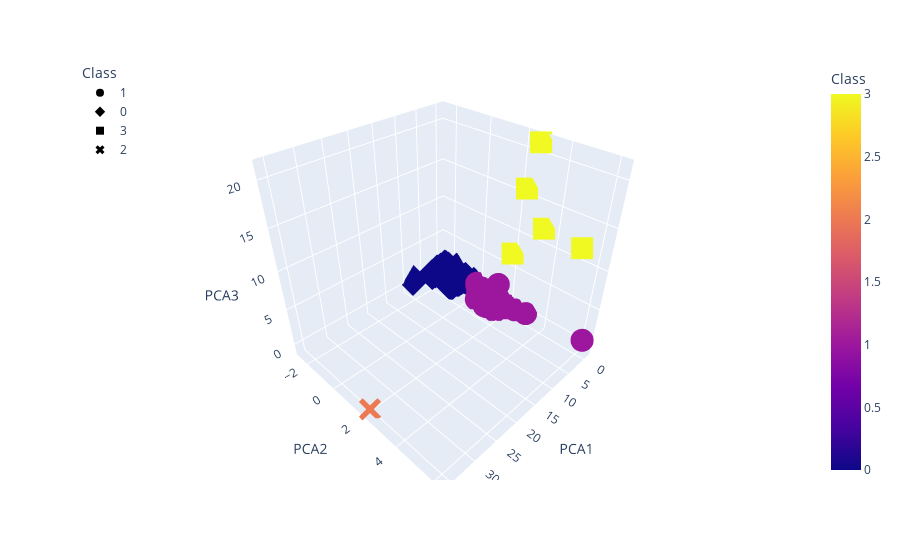

Here is the notebook cell this chart was saved with:
### Markdown cell above
### Visualizing Results

#### 3D-Scatter with Clusters

### Code cell
# Create a 3D-Scatter with the PCA data and the clusters
fig = px.scatter_3d(
    pcs_df,
    x="PCA1",
    y="PCA2",
    z="PCA3",
    color="Class",
    symbol="Class",
    width=800,
)
fig.update_layout(legend=dict(x=0, y=1))
fig.show()

### Figure 1 — Plotly figure (JSON) as saved in the notebook; plotly's stock layout.template omitted (floating-point values rounded to 4 significant figures; data arrays with more than 128 entries replaced by an {"elided": "..."} marker saying what was removed)
{"data": [{"hovertemplate": "Class=%{marker.color}<br>PCA1=%{x}<br>PCA2=%{y}<br>PCA3=%{z}<extra></extra>", "legendgroup": "1", "marker": {"color": {"elided": "313 int values"}, "coloraxis": "coloraxis", "symbol": "circle"}, "mode": "markers", "name": "1", "scene": "scene", "showlegend": true, "type": "scatter3d", "x": {"elided": "313 float values"}, "y": {"elided": "313 float values"}, "z": {"elided": "313 float values"}}, {"hovertemplate": "Class=%{marker.color}<br>PCA1=%{x}<br>PCA2=%{y}<br>PCA3=%{z}<extra></extra>", "legendgroup": "0", "marker": {"color": {"elided": "259 int values"}, "coloraxis": "coloraxis", "symbol": "diamond"}, "mode": "markers", "name": "0", "scene": "scene", "showlegend": true, "type": "scatter3d", "x": {"elided": "259 float values"}, "y": {"elided": "259 float values"}, "z": {"elided": "259 float values"}}, {"hovertemplate": "Class=%{marker.color}<br>PCA1=%{x}<br>PCA2=%{y}<br>PCA3=%{z}<extra></extra>", "legendgroup": "3", "marker": {"color": [3, 3, 3, 3, 3], "coloraxis": "coloraxis", "symbol": "square"}, "mode": "markers", "name": "3", "scene": "scene", "showlegend": true, "type": "scatter3d", "x": [0.1373, -0.4668, -0.4297, -0.5418, -0.5011], "y": [5.393, 2.811, 1.974, 3.438, 2.378], "z": [12.14, 21.25, 7.316, 12.16, 15.92]}, {"hovertemplate": "Class=%{marker.color}<br>PCA1=%{x}<br>PCA2=%{y}<br>PCA3=%{z}<extra></extra>", "legendgroup": "2", "marker": {"color": [2], "coloraxis": "coloraxis", "symbol": "x"}, "mode": "markers", "name": "2", "scene": "scene", "showlegend": true, "type": "scatter3d", "x": [35.58], "y": [2.102], "z": [-0.8795]}], "layout": {"autosize": true, "coloraxis": {"colorbar": {"title": {"text": "Class"}}, "colorscale": [[0, "#0d0887"], [0.1111, "#46039f"], [0.2222, "#7201a8"], [0.3333, "#9c179e"], [0.4444, "#bd3786"], [0.5556, "#d8576b"], [0.6667, "#ed7953"], [0.7778, "#fb9f3a"], [0.8889, "#fdca26"], [1, "#f0f921"]]}, "legend": {"title": {"text": "Class"}, "tracegroupgap": 0, "x": 0, "y": 1}, "margin": {"t": 60}, "scene": {"aspectmode": "auto", "aspectratio": {"x": 1, "y": 1, "z": 1}, "camera": {"center": {"x": 0, "y": 0, "z": 0}, "eye": {"x": 1.25, "y": 1.25, "z": 1.25}, "projection": {"type": "perspective"}, "up": {"x": 0, "y": 0, "z": 1}}, "domain": {"x": [0, 1], "y": [0, 1]}, "xaxis": {"title": {"text": "PCA1"}, "type": "linear"}, "yaxis": {"title": {"text": "PCA2"}, "type": "linear"}, "zaxis": {"title": {"text": "PCA3"}, "type": "linear"}}}}
